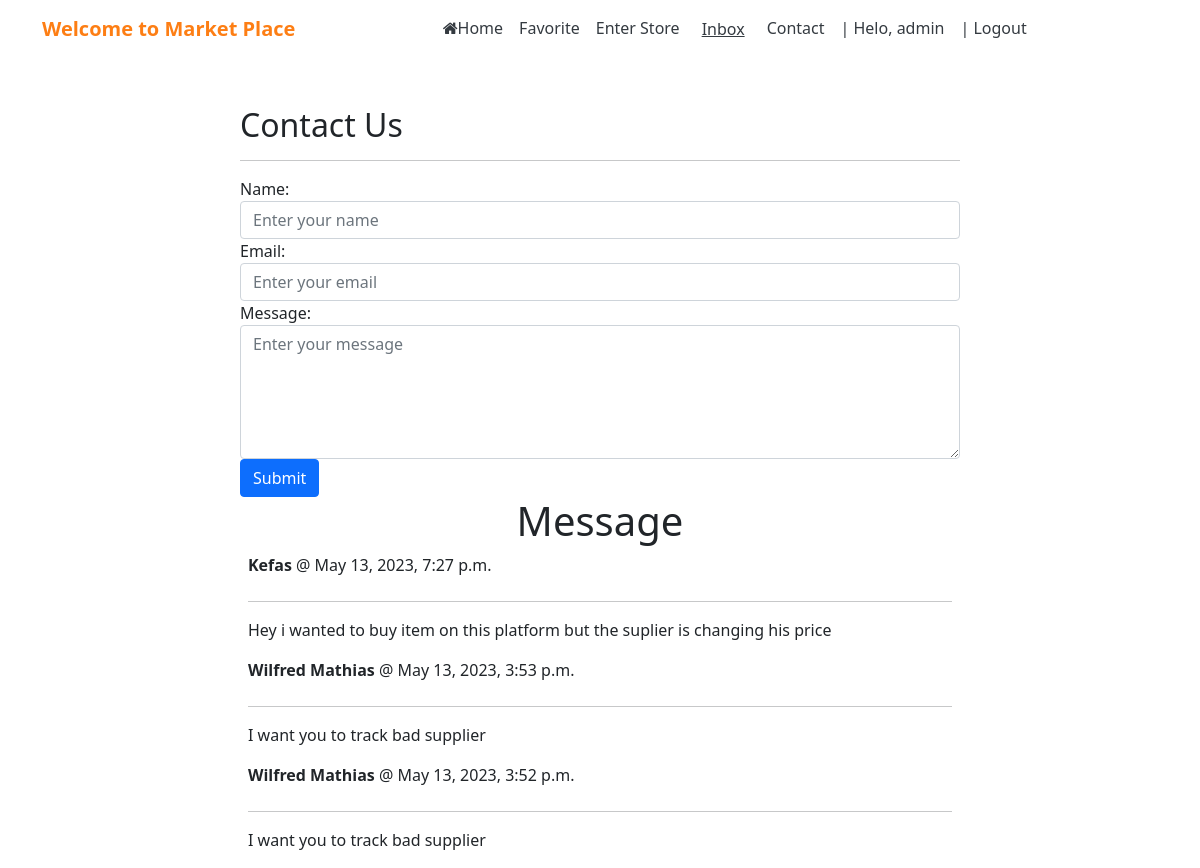
/contact/ (signed in), run on an earlier commit of the app's database.
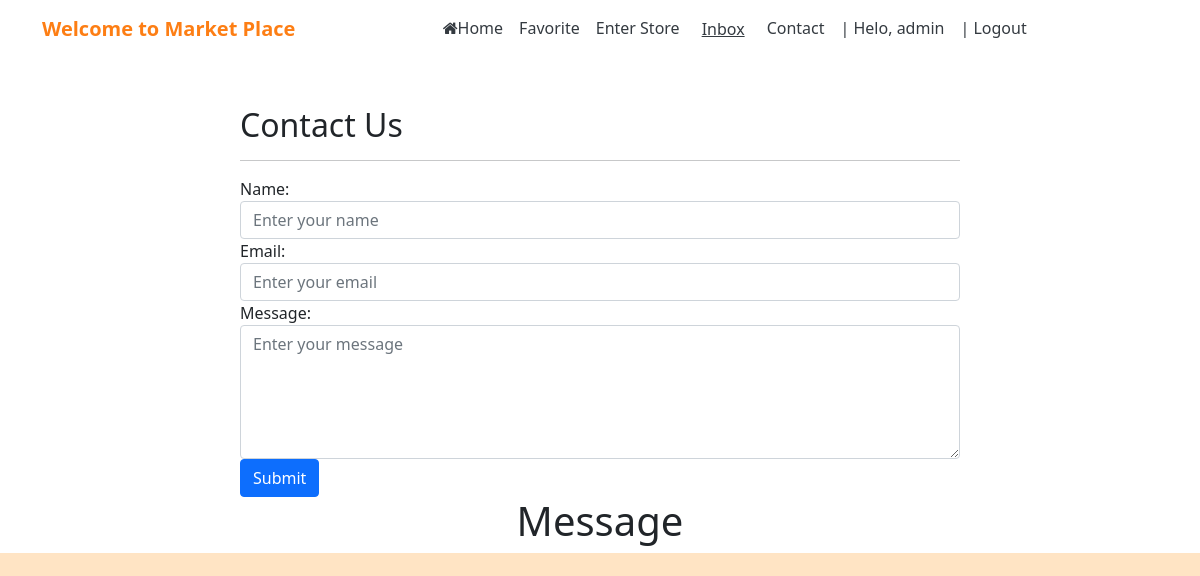
And on a later commit of the database.
### jijiapp/models.py (models this page shows, shortened)
class Contact(models.Model):
    name = models.CharField(max_length=100, null=False)
    email = models.EmailField(max_length=50, null=False)
    message = models.CharField(max_length=100, null=False)
    contact_date = models.DateTimeField(auto_now_add=True, null=True, blank=True)
    class Meta:
        ordering =['-contact_date',]

### jijiapp/views.py (the view, shortened to what this page needs)
# urls.py: path('contact/', views.contact, name='contact' ),
@login_required
def contact(request):
    contacts =Contact.objects.all()
    context = {
        'contacts':contacts,
    }
    return render(request, 'jijiapp/contact.html', context)

### jijiapp/templates/jijiapp/contact.html (shortened to what this page needs)
{% extends 'jijiapp/base/base.html' %}
{% load static %}
{% block content %}
    <div class="container">
        <div class="row">
            <div class="col-md-8 mx-auto">
                <h2>Contact Us</h2>
                <hr>
                <form method="POST" action="{% url 'contact' %}">
                    <div class="form-group">
                        <label for="name">Name:</label>
                        <input type="text" class="form-control" id="name" name="name" placeholder="Enter your name" required>
                    </div>
                    <div class="form-group">
                        <label for="email">Email:</label>
                        <input type="email" class="form-control" id="email" name="email" placeholder="Enter your email" required>
                    </div>
                    <div class="form-group">
                        <label for="message">Message:</label>
                        <textarea class="form-control" id="message" name="message" rows="5" placeholder="Enter your message" required></textarea>
                    </div>
                    <button type="submit" class="btn btn-primary">Submit</button>
                </form>
            </div>
        </div>
        {% if user.is_staff %}
        <h1 class="mb-6 text-center">Message</h1>
        <div class="container">
            <div class="row">
                <div class=" col-md-8 mx-auto">
                    {% for contact in contacts %}
                        <div class="p-6 flex bg-blue-100 rounded-xl">
                            <div>
                                <p class="mb-4"><strong>{{ contact.name }}</strong> @ {{ contact.contact_date }}</p>
                                <hr>
                                <p>{{ contact.message }}</p>
                            </div>
                        </div>
                    {% endfor %}
                </div>
            </div>
        </div>
        {% endif %}
    </div>
{% endblock %}

What changed in the data, as far as the page shows it:
removed Contact: name "Kefas", contact_date "May 13, 2023, 7:27 p.m.", message "Hey i wanted to buy item on this platform but the suplier is changing his price"
removed Contact: name "Wilfred Mathias", contact_date "May 13, 2023, 3:53 p.m.", message "I want you to track bad supplier"
removed Contact: name "Wilfred Mathias", contact_date "May 13, 2023, 3:52 p.m.", message "I want you to track bad supplier"
